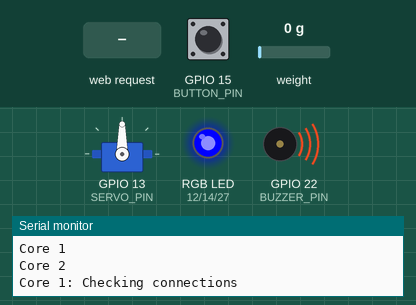
Simulated run of this sketch. Board: ESP32. On the bench: servo, an RGB LED mixed from three pins (HIGH = lit), buzzer (waves = sounding, pin HIGH), the last lines printed to the serial monitor. Inputs (shaded band) come from the test bench; at power-on: GPIO 15 (BUTTON_PIN) HIGH, weight on the scale 0 g. WiFi joins after 1.5 s; servers stay silent unless stated; the audio player accepts every command and is not drawn.

Above: at 4.8 s.
4.9 s: HTTP request GET /open received
At 7.7 s:
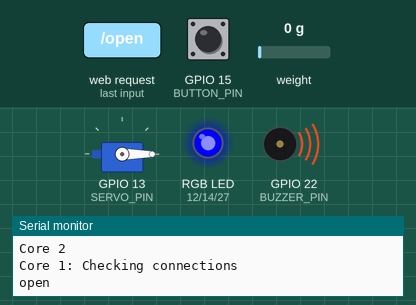
7.9 s: GPIO 15 (BUTTON_PIN) pulled LOW for 1 s
At 8.16 s:
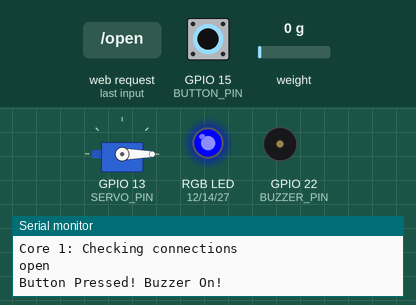
10.9 s: GPIO 15 (BUTTON_PIN) pulled LOW for 3.2 s
At 17.7 s:
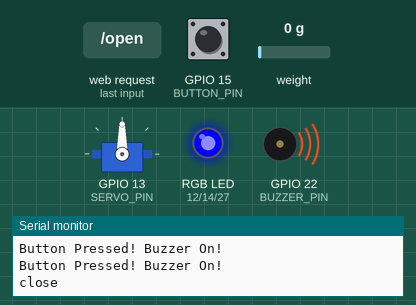
Timing chart, 0 to 19.2 s (numbered marks = the images above; inputs shaded):
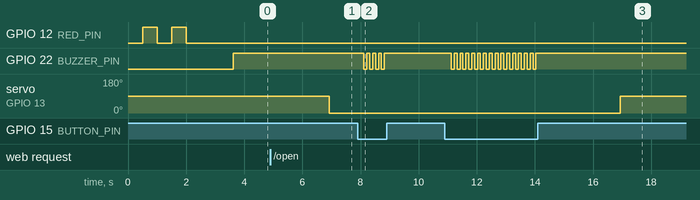

The sketch:

Main_Code.ino
```cpp
// ============================================================================
// LIBRARY LIBRARY LIBRARY LIBRARY LIBRARY LIBRARY LIBRARY LIBRARY LIBRARY
// ============================================================================
#include "HX711.h"

#include <ESP32Servo.h>

#include <WiFi.h>

#include <WebServer.h>

#include "DFRobotDFPlayerMini.h"

// ============================================================================
// KONSTANTA KONSTANTA  KONSTANTA KONSTANTA KONSTANTA  KONSTANTA KONSTANTA
// ============================================================================
// Pin konfigurasi untuk button
#define BUTTON_PIN 15

// Pin konfigurasi untuk buzzer
#define BUZZER_PIN 22

// Pin konfigurasi untuk modul HX711
// GND = kuning, DT = Otrn, SCK = Merah, VCC = Coklat
#define LOADCELL_DOUT_PIN 32
#define LOADCELL_SCK_PIN 33

// Pin GPIO untuk servo
#define SERVO_PIN 13

#define RED_PIN 12 // Red channel
#define GREEN_PIN 14 // Green channel
#define BLUE_PIN 27 // Blue channel

// ============================================================================
// SENSOR SENSOR SENSOR SENSOR SENSOR SENSOR SENSOR SENSOR SENSOR SENSOR
// ============================================================================
// Definisi sesnor timbangan modul HX711
HX711 scale;
// Definisi player mp3
DFRobotDFPlayerMini mp3;
// Object servo untuk kontrol servo
Servo myservo;

// ============================================================================
// Definisi Timer Definisi Timer Definisi Timer Definisi Timer Definisi Timer
// ============================================================================
// Deklarasi timer handle untuk menutup pintu otomatis
TimerHandle_t autoCloseTimer;

// ============================================================================
// WiFi WiFi WiFi WiFi WiFi WiFi WiFi WiFi WiFi WiFi WiFi WiFi WiFi WiFi WiFi
// ============================================================================
// Kredensial WiFi
const char * ssid = "jembatan";
const char * password = "@kHSMR888";

// ============================================================================
// WebServer WebServer WebServer WebServer WebServer WebServer WebServer
// ============================================================================
// Menjalankan web server pada port 80
WebServer server(80);

// ============================================================================
// Functions Functions Functions Functions Functions Functions Functions
// ============================================================================
// Task
void webServer(void * pvParameters);
void buzzerButton(void * pvParameters);
void checkConnections(void * pvParameters);

// Functions
void autoCloseTimerCallback(TimerHandle_t xTimer);
void handleRoot();
void handleOpenDoor();
void handleCloseDoor();
void handleButtonStatus();
void handleWeight();
void startMP3();
void buttonBuzzer();
float getWeight();

void yellowColor();
void greenColor();
void redColor();
void blueColor();
void turnOff();

// ============================================================================
// Global Variable Global Variable Global Variable Global Variable
// ============================================================================
// Untuk button
bool lastButtonState = HIGH; // kondisi awal tombol (tidak tertekan)
unsigned long lastDebounceTime = 0; // waktu terakhir tombol berubah status
unsigned long debounceDelay = 100; // waktu debounce dalam milidetik
volatile bool buttonPressed = false;

// Untuk status pintu
volatile bool isDoorOpen = false;

// ============================================================================
// Semaphore Semaphore Semaphore Semaphore Semaphore Semaphore Semaphore
// ============================================================================
SemaphoreHandle_t doorMutex;
SemaphoreHandle_t coreOneMutex;

// ============================================================================
// Setup Setup Setup Setup Setup Setup Setup Setup Setup Setup Setup Setup
// ============================================================================
void setup() {
    // SERIAL MONITOR
    // Memulai serial communication untuk melihat di serial monitor
    Serial.begin(115200);

    // RGB LED
    // Konfigurasi pin
    pinMode(RED_PIN, OUTPUT);
    pinMode(GREEN_PIN, OUTPUT);
    pinMode(BLUE_PIN, OUTPUT);

    // SERVO
    // Memulai servo dengan posisi 0
    myservo.attach(SERVO_PIN);
    myservo.write(90);

    // WIFI
    WiFi.begin(ssid, password);

    // Menyambung ke WiFi
    while (WiFi.status() != WL_CONNECTED) {
        turnOff();
        delay(500);
        Serial.print(".");
        redColor();
        delay(500);
    }

    Serial.println("");
    Serial.print("Connected to WiFi network with IP Address: ");
    Serial.println(WiFi.localIP());
    blueColor();

    // INISIALISASI TIMBANGAN
    scale.begin(LOADCELL_DOUT_PIN, LOADCELL_SCK_PIN);
     //scale.set_scale(400.0588); // Menggunakan faktor skala dari hasil kalibrasi
    //scale.set_scale(400.0588); // Menggunakan faktor skala dari hasil kalibrasi
    scale.tare(); // Reset skala menjadi 0

    // WEB SERVER
    // Mendefinisikan endpoint
    server.on("/", handleRoot);
    server.on("/open", handleOpenDoor);
    server.on("/close", handleCloseDoor);
    server.on("/button-status", HTTP_GET, handleButtonStatus); // Menetapkan handler untuk route /button-status untuk notifikasi
    server.on("/weight", HTTP_GET, handleWeight); // Menetapkan handler untuk route mendapatkan nilai dari timbangan

    // Memulai server
    server.begin();
    Serial.println("HTTP server started");

    // MP3
    //Mulai MP3
    startMP3();

    // MUTEX
    doorMutex = xSemaphoreCreateMutex(); // Inisialisasi mutex
    coreOneMutex = xSemaphoreCreateMutex();

    // BUTTON DAN BUZZER
    // Konfigurasi pin
    pinMode(BUTTON_PIN, INPUT_PULLUP);
    pinMode(BUZZER_PIN, OUTPUT);
    digitalWrite(BUZZER_PIN, HIGH);
    //pinMode(BUZZER_PIN, INPUT_PULLDOWN);

    // MEMBUAT TASK
    // Task untuk menghandle client server
    xTaskCreatePinnedToCore(
        webServer,
        "webServer",
        10000,
        NULL,
        0,
        NULL,
        0);

    // Task untuk menghandle buzzer
    xTaskCreatePinnedToCore(
        buzzerButton,
        "buzzerButton",
        4096,
        NULL,
        2,
        NULL,
        1);

    // Task untuk melakukan koneksi ulang jika ada yang terputus
    xTaskCreatePinnedToCore(
        checkConnections,
        "checkConnections",
        10000,
        NULL,
        1,
        NULL,
        1);
}

void loop() {
    // Tidak digunakan karena menggunakan task FreeRTOS
}

// ============================================================================
// TASK TASK TASK TASK TASK TASK TASK TASK TASK TASK TASK TASK TASK TASK
// ============================================================================
// Task untuk melakukan koneksi ulang jika ada yang terputus
void checkConnections(void * pvParameters) {
    Serial.println("Core 1: Checking connections");

    while (true) {
        if (xSemaphoreTake(coreOneMutex, 225)) {
            // Cek status koneksi DFPlayer
            //if (!isDFPlayerConnected()) {
            // Kode untuk menghubungkan ulang DFPlayer
            //startMP3();
            //}

            // Cek status koneksi WiFi
            if (WiFi.status() != WL_CONNECTED) {
                WiFi.begin(ssid, password);
                while (WiFi.status() != WL_CONNECTED) {
                    turnOff();
                    delay(500);
                    Serial.print(".");
                    redColor();
                    delay(500);
                }
            }

            xSemaphoreGive(coreOneMutex);
        }
        // Tunda task untuk beberapa waktu
        vTaskDelay(pdMS_TO_TICKS(10000)); // Tunda selama 10 detik
    }
}

// Task untuk menghandle client server
void webServer(void * pvParameters) {
    Serial.println("Core 1");
    while (true) {
        server.handleClient();
    }
}

// Task untuk menghandle tombol buzzer
void buzzerButton(void * pvParameters) {
    Serial.println("Core 2");
    while (true) {
        if (xSemaphoreTake(coreOneMutex, 5)) {
            buttonBuzzer();
            xSemaphoreGive(coreOneMutex);
        }
        vTaskDelay(pdMS_TO_TICKS(100)); // Tunda task untuk beberapa waktu
    }
}

// ============================================================================
// Functions Functions Functions Functions Functions Functions Functions
// ============================================================================
// Task untuk membaca tombol dan mengaktifkan buzzer
void buttonBuzzer() {
    // baca status tombol
    int reading = digitalRead(BUTTON_PIN);
    // jika status berubah, reset timer debounce
    if (reading != lastButtonState) {
        lastDebounceTime = millis();
    }

    if ((millis() - lastDebounceTime) > debounceDelay) {
        // jika status tombol stabil selama waktu debounce, proses perubahan status
        if (reading == LOW) {
            Serial.println("Button Pressed! Buzzer On!");
            buttonPressed = true;
            digitalWrite(BUZZER_PIN, LOW);
            //digitalWrite(BUZZER_PIN, HIGH);
            delay(100);
            //digitalWrite(BUZZER_PIN, LOW);
            digitalWrite(BUZZER_PIN, HIGH);
        } else {
            buttonPressed = false;
            //digitalWrite(BUZZER_PIN, HIGH);
            //digitalWrite(BUZZER_PIN, LOW);
        }
    }

    // simpan status untuk iterasi berikutnya
    lastButtonState = reading;
}

// Mendapatkan nilai pembacaan sensor timbangan HX711
float getWeight() {
    float weight = 0;
    if (scale.is_ready()) {
        weight = scale.get_units(20); // Mengambil rata-rata 20 pembacaan
        Serial.print("Berat: ");
        Serial.print(weight, 2); // Menampilkan 2 angka di belakang koma
        Serial.println(" gram");
    } else {
        Serial.println("HX711 not found.");
    }
    return weight;
}

// Functions untuk RGB LED
// RGB berwarna kuning
void yellowColor() {
    analogWrite(RED_PIN, 255); // Set RED to its maximum value
    analogWrite(GREEN_PIN, 255); // Set GREEN to its maximum value
    analogWrite(BLUE_PIN, 0); // Set BLUE to 0
}

// RGB berwarna hijau
void greenColor() {
    analogWrite(RED_PIN, 0); // Set RED to 0
    analogWrite(GREEN_PIN, 255); // Set GREEN to its maximum value
    analogWrite(BLUE_PIN, 0); // Set BLUE to 0
}

// RGB berwarna merah
void redColor() {
    analogWrite(RED_PIN, 255); // Set RED to 0
    analogWrite(GREEN_PIN, 0); // Set GREEN to its maximum value
    analogWrite(BLUE_PIN, 0); // Set BLUE to 0
}

// RGB berwarna biru
void blueColor() {
    analogWrite(RED_PIN, 0); // Set RED to 0
    analogWrite(GREEN_PIN, 0); // Set GREEN to its maximum value
    analogWrite(BLUE_PIN, 255); // Set BLUE to 0
}

// LED mati
void turnOff() {
    analogWrite(RED_PIN, 0); // Set RED to 0
    analogWrite(GREEN_PIN, 0); // Set GREEN to 0
    analogWrite(BLUE_PIN, 0); // Set BLUE to 0
}

// Fungsi callback timer
void autoCloseTimerCallback(TimerHandle_t xTimer) {
    handleCloseDoor();
}

// Mengecek apakah mp3 tersambung atau tidak
bool isDFPlayerConnected() {
    mp3.volume(30); // Kirim perintah set volume

    if (mp3.available()) {
      Serial.println("MP3 Terhubung");
        // Jika DFPlayer mengirimkan respons, maka itu terhubung
        return true;
    }
    Serial.println("MP3 terputus");
    // Jika tidak ada respons, kembalikan false
    return false;
}

// Memulai MP3
void startMP3() {
    Serial2.begin(9600);
    delay(100);
    Serial.println();
    Serial.println(F("Initializing DFPlayer ... (May take 3~5 seconds)"));

    if (!mp3.begin(Serial2)) { //Use softwareSerial to communicate with mp3.
        Serial.println(F("Unable to begin:"));
        Serial.println(F("1.Please recheck the connection!"));
        Serial.println(F("2.Please insert the SD card!"));
    } else {
        Serial.println(F("DFPlayer Mini online."));

        mp3.setTimeOut(500); //Set serial communictaion time out 500ms

        //----Set volume----
        mp3.volume(30); //Set volume value (0~30).

        //----Set different EQ----
        mp3.EQ(DFPLAYER_EQ_NORMAL);

        //----Set device we use SD as default----
        mp3.outputDevice(DFPLAYER_DEVICE_SD);
    }
}

// ============================================================================
// ENDPOINT ENDPOINT ENDPOINTENDPOINT ENDPOINT ENDPOINT ENDPOINT ENDPOINT
// ============================================================================
// Mendapatkan pembacaan sensor timbangan HX711
void handleWeight() {
    float sendWeight = getWeight(); // Fungsi untuk membaca berat dari HX711
    server.send(200, "text/plain", String(sendWeight)); // Mengirim data sebagai teks
}

// Mendapatkan status pembacaan tombol buzzer
void handleButtonStatus() {
    if (buttonPressed) {
        server.send(200, "text/plain", "Pressed");
    }
}

// Halaman utama
void handleRoot() {
    server.send(200, "text/plain", "ESP32 Server is running");
}

// Membuka pintu
void handleOpenDoor() {
    xSemaphoreTake(doorMutex, portMAX_DELAY); // Ambil mutex
    mp3.play(1);  //Play the first mp3
    delay(2000);
    myservo.write(0);
    isDoorOpen = true;
    xSemaphoreGive(doorMutex); // Lepas mutex
    // Mulai timer untuk menutup pintu secara otomatis setelah 10 detik
    if (autoCloseTimer == NULL) {
        autoCloseTimer = xTimerCreate("AutoCloseTimer", pdMS_TO_TICKS(10000), pdFALSE, (void * ) 0, autoCloseTimerCallback);
    }
    xTimerStart(autoCloseTimer, 0);
    Serial.println("open");
    server.send(200, "text/plain", "Door Opened");
}

// Menutup pintu
void handleCloseDoor() {
    xSemaphoreTake(doorMutex, portMAX_DELAY); // Ambil mutex
    // Perintahkan servo untuk berputar dengan kecepatan tertentu
    myservo.write(90); // Angka ini bisa diubah untuk menyesuaikan kecepatan putar
    delay(100); // Berikan waktu untuk servo berputar sebelum menghentikannya
    isDoorOpen = false;
    xSemaphoreGive(doorMutex); // Lepas mutex
    // Stop timer karena pintu sudah ditutup
    if (autoCloseTimer != NULL) {
        xTimerStop(autoCloseTimer, 0);
    }
    Serial.println("close");
    server.send(200, "text/plain", "Door Closed");
}
```

Measured:
- after the input at 4.9 s, servo on GPIO 13 (SERVO_PIN): 90° → 0° after 2.0 s
- after the input at 7.9 s, GPIO 22 (BUZZER_PIN): alternates HIGH for 0.10 s and LOW for 0.10 s, 8 changes in all, then stays HIGH, starting after 0.22 s
- after the input at 10.9 s, GPIO 22 (BUZZER_PIN): alternates HIGH for 0.10 s and LOW for 0.10 s, 30 changes in all, then stays HIGH, starting after 0.22 s
